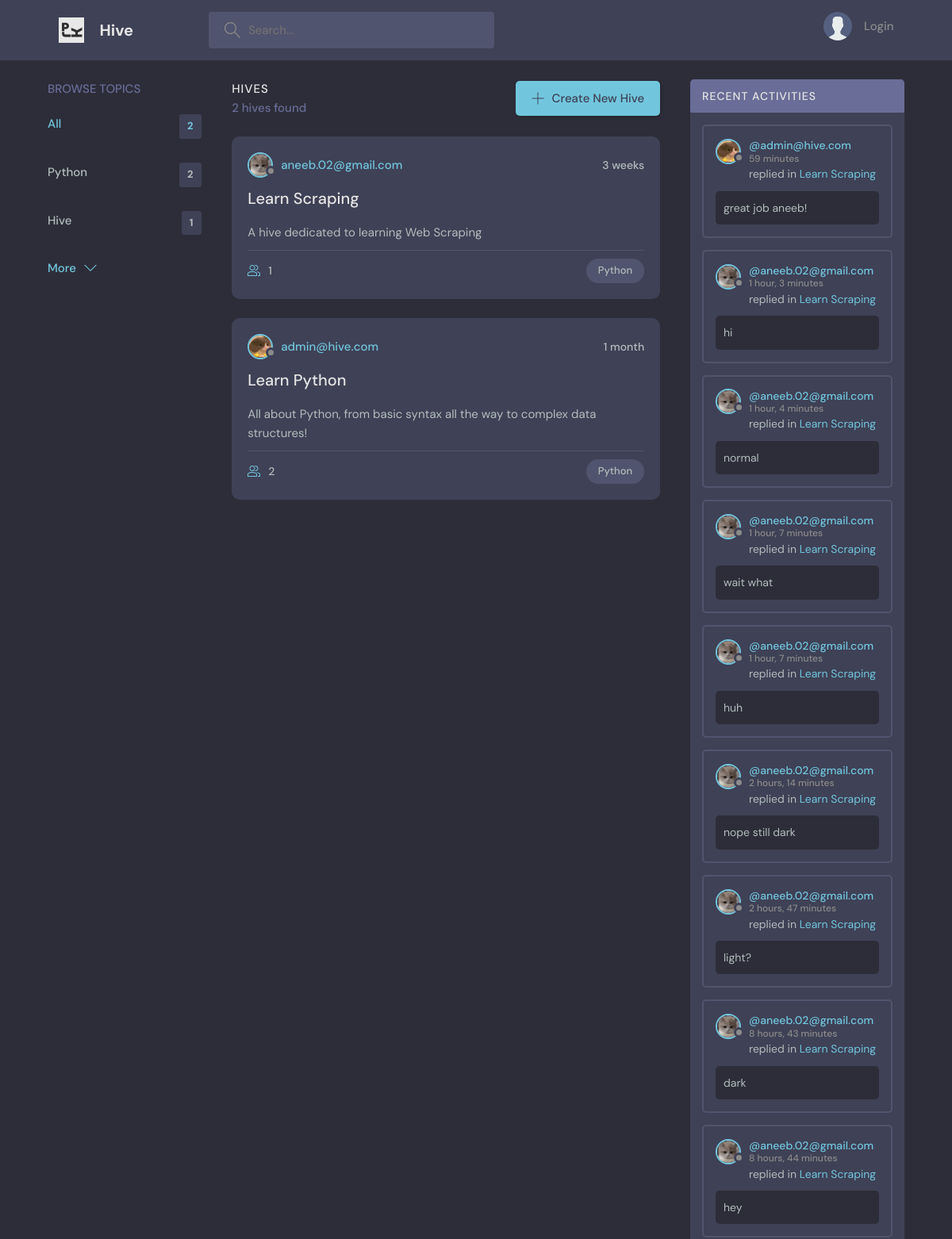
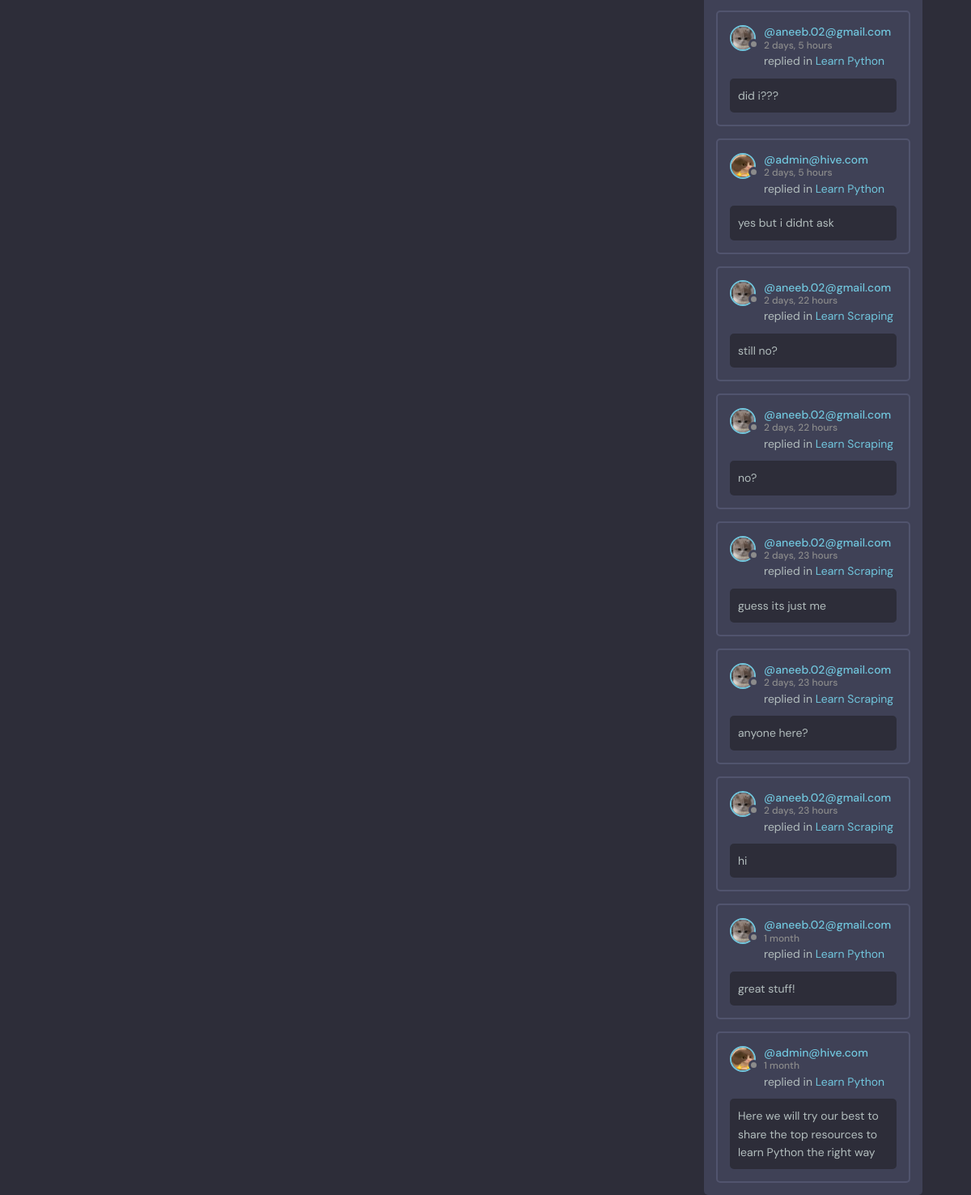
Page /?q=Python on the committed database (2 pictures, top to bottom).
### home/models.py (models this page shows, shortened)
class Topic(models.Model):
  name = models.CharField(max_length=150)
  def __str__(self):
    return self.name

class Hive(models.Model):
  creator = models.ForeignKey(User, on_delete=models.SET_NULL, null=True)
  topic = models.ForeignKey(Topic, on_delete=models.SET_NULL, null=True)
  buzz = models.CharField(max_length=150)
  details = models.TextField(null=True, blank=True)
  members = models.ManyToManyField(User, related_name='members', blank=True)
  updated = models.DateTimeField(auto_now=True) #auto timestamp
  created_at = models.DateTimeField(auto_now_add=True)
  class Meta:
    ordering = ['-updated', '-created_at']
  def __str__(self):
    return self.buzz

class User(AbstractUser):
  name = models.CharField(max_length=200, null=True)
  email = models.EmailField(unique=True, null=True)
  bio = models.TextField(null=True)
  avatar = models.ImageField(null=True, default='avatar.svg')
  USERNAME_FIELD = 'email'
  REQUIRED_FIELDS = []

class Message(models.Model):
  user = models.ForeignKey(User, on_delete=models.CASCADE)
  hive = models.ForeignKey(Hive, on_delete=models.CASCADE) #delete all msgs with the room
  body = models.TextField()
  updated = models.DateTimeField(auto_now=True) #auto timestamp
  created_at = models.DateTimeField(auto_now_add=True)
  class Meta:
    ordering = ['-updated', '-created_at']

### home/views.py (the view)
# urls.py: path('', views.home, name="homepage"),
def home(request):
  q = request.GET.get('q') if request.GET.get('q') else ''
  q = urllib.parse.unquote(q)
  hives = Hive.objects.filter(
    Q(topic__name__icontains = q) |
    Q(buzz__icontains = q) |
    Q(details__icontains = q)
  )
  topics = Topic.objects.all()
  chats = Message.objects.filter(
    Q(hive__topic__name__icontains = q)
  )
  hive_count = hives.count()
  topic_count = topics.count()
  context = {'hives': hives, 'topics': topics, 'topic_count': topic_count, 'hive_count': hive_count, "q": q, "chats": chats}
  return render(request, 'home/home.html', context)

### home/templates/home/home.html (shortened to what this page needs)
{% extends 'main.html' %}
{% block content %}
    <main class="layout layout--3">
      <div class="container">
       {% include 'home/topic_comps.html' %}
        <div class="roomList">
          <div class="roomList__header">
            <div>
              <h2>Hives</h2>
              <p>{{hive_count}} hives found</p>
            </div>
            <a class="btn btn--main" href="{% url 'create-hive'%}">
              <svg version="1.1" xmlns="http://www.w3.org/2000/svg" width="32" height="32" viewBox="0 0 32 32">
                <title>add</title>
                <path
                  d="M16.943 0.943h-1.885v14.115h-14.115v1.885h14.115v14.115h1.885v-14.115h14.115v-1.885h-14.115v-14.115z"
                ></path>
              </svg>
              Create New Hive
            </a>
          </div>
          {% include 'home/feed_comps.html' %}
        </div>
        <div class="activities">
          <div class="activities__header">
            <h2>Recent Activities</h2>
          </div>
          {% include 'home/activity_comps.html' %}
        </div>
      </div>
    </main>
{% endblock content%}

### home/templates/home/topic_comps.html (shortened to what this page needs)
      <div class="topics">
        <div class="topics__header">
          <h2>Browse Topics</h2>
        </div>
        <ul class="topics__list">
          <li>
            <a href="{% url 'homepage' %}" class="active">All <span>{{topics.count}}</span></a>
          </li>
          {% for topic in topics %}
          <li>
            <a href="{% url 'homepage' %}?q={{ topic.name }}">{{ topic.name }} <span>{{ topic.hive_set.count }}</span></a>
          </li>
          {% endfor %}
        </ul>
        <a class="btn btn--link" href="topics.html">
          More
          <svg version="1.1" xmlns="http://www.w3.org/2000/svg" width="32" height="32" viewBox="0 0 32 32">
            <title>chevron-down</title>
            <path d="M16 21l-13-13h-3l16 16 16-16h-3l-13 13z"></path>
          </svg>
        </a>
      </div>

### home/templates/home/feed_comps.html (shortened to what this page needs)
{% for hive in hives %}
<div class="roomListRoom">
  <div class="roomListRoom__header">
    <a href="{%url 'user-profile' hive.creator.id %}" class="roomListRoom__author">
      <div class="avatar avatar--small">
        <img src="{{hive.creator.avatar.url}}" />
      </div>
      <span>{{hive.creator}}</span>
    </a>
    <div class="roomListRoom__actions">
      <span>{{hive.created_at | timesince}}</span>
    </div>
  </div>
  <div class="roomListRoom__content">
    <a href="{% url 'hive' hive.id%}">{{hive.buzz}}</a>
    <p>
      {{hive.details}}
    </p>
  </div>
  <div class="roomListRoom__meta">
    <a href="room.html" class="roomListRoom__joined">
      {{hive.members.count}}
    </a>
    <p class="roomListRoom__topic">{{hive.topic}}</p>
  </div>
</div>
{% endfor %}

### home/templates/home/activity_comps.html (shortened to what this page needs)
{% for chat in chats %}
<div class="activities__box">
  <div class="activities__boxHeader roomListRoom__header">
    <a href="{% url 'user-profile' chat.user.id%}" class="roomListRoom__author">
      <div class="avatar avatar--small">
        <img src="{{chat.user.avatar.url}}" />
      </div>
      <p>
        @{{chat.user}}
        <span>{{chat.created_at|timesince}}</span>
      </p>
    </a>
  </div>
  <div class="activities__boxContent">
    <p>replied in <a href="{% url 'hive' chat.hive.id %}">{{chat.hive}}</a></p>
    <div class="activities__boxRoomContent">
      {{chat.body}}
    </div>
  </div>
</div>
{% endfor %}

### rows in the picture
Topic: name "Python", hive_set.count "2"
Topic: name "Hive", hive_set.count "1"
Hive: creator.avatar (picture), creator "aneeb.02@gmail.com", created_at "3 weeks", buzz "Learn Scraping", details "A hive dedicated to learning Web Scraping", members.count "1", topic "Python"
Hive: creator.avatar (picture), creator "admin@hive.com", created_at "1 month", buzz "Learn Python", details "All about Python, from basic syntax all the way to complex data structures!", members.count "2", topic "Python"
Message: user.avatar (picture), user "admin@hive.com", created_at "59 minutes", hive "Learn Scraping", body "great job aneeb!"
Message: user.avatar (picture), user "aneeb.02@gmail.com", created_at "1 hour, 3 minutes", hive "Learn Scraping", body "hi"
Message: user.avatar (picture), user "aneeb.02@gmail.com", created_at "1 hour, 4 minutes", hive "Learn Scraping", body "normal"
Message: user.avatar (picture), user "aneeb.02@gmail.com", created_at "1 hour, 7 minutes", hive "Learn Scraping", body "wait what"
Message: user.avatar (picture), user "aneeb.02@gmail.com", created_at "1 hour, 7 minutes", hive "Learn Scraping", body "huh"
Message: user.avatar (picture), user "aneeb.02@gmail.com", created_at "2 hours, 14 minutes", hive "Learn Scraping", body "nope still dark"
Message: user.avatar (picture), user "aneeb.02@gmail.com", created_at "2 hours, 47 minutes", hive "Learn Scraping", body "light?"
Message: user.avatar (picture), user "aneeb.02@gmail.com", created_at "8 hours, 43 minutes", hive "Learn Scraping", body "dark"
Message: user.avatar (picture), user "aneeb.02@gmail.com", created_at "8 hours, 44 minutes", hive "Learn Scraping", body "hey"
Message: user.avatar (picture), user "aneeb.02@gmail.com", created_at "2 days, 5 hours", hive "Learn Python", body "did i???"
Message: user.avatar (picture), user "admin@hive.com", created_at "2 days, 5 hours", hive "Learn Python", body "yes but i didnt ask"
Message: user.avatar (picture), user "aneeb.02@gmail.com", created_at "2 days, 22 hours", hive "Learn Scraping", body "still no?"
Message: user.avatar (picture), user "aneeb.02@gmail.com", created_at "2 days, 22 hours", hive "Learn Scraping", body "no?"
Message: user.avatar (picture), user "aneeb.02@gmail.com", created_at "2 days, 23 hours", hive "Learn Scraping", body "guess its just me"
Message: user.avatar (picture), user "aneeb.02@gmail.com", created_at "2 days, 23 hours", hive "Learn Scraping", body "anyone here?"
Message: user.avatar (picture), user "aneeb.02@gmail.com", created_at "2 days, 23 hours", hive "Learn Scraping", body "hi"
Message: user.avatar (picture), user "aneeb.02@gmail.com", created_at "1 month", hive "Learn Python", body "great stuff!"
Message: user.avatar (picture), user "admin@hive.com", created_at "1 month", hive "Learn Python", body "Here we will try our best to share the top resources to learn Python the right way"

### other values in the picture
{{ topics.count }} "2"
{{ hive_count }} "2"
